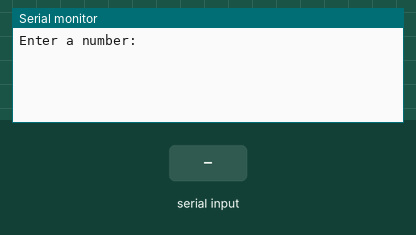
Simulated run of this sketch. Board: Arduino Uno, built with avr-gcc and run on an emulated ATmega328P. On the bench: the last lines printed to the serial monitor. The inputs (shaded band) are chosen by the test bench.

Above: at 1.2 s.
1.3 s: "90,45\n" received over Serial
At 2.1 s:
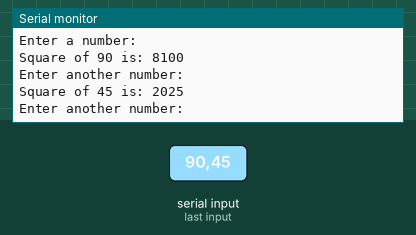
2.8 s: "30,150\n" received over Serial
At 4.6 s:
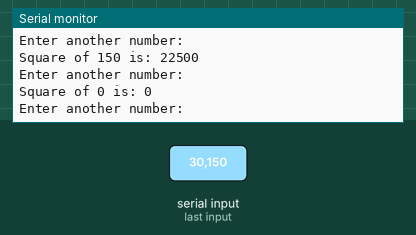
Timing chart, 0 to 6.1 s (numbered marks = the images above; inputs shaded):
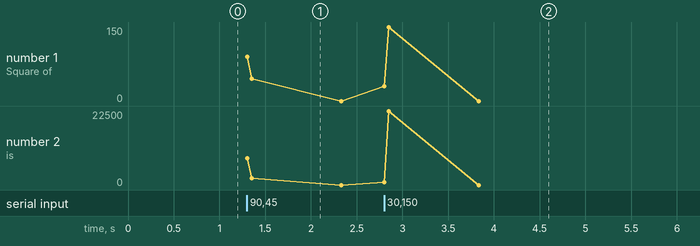

The sketch:

iot_practical_six_.ino
```cpp
int num;

void setup() {
  Serial.begin(9600);              // Start serial communication
  Serial.println("Enter a number:"); // Ask user for input
}

void loop() {
  if (Serial.available() > 0) {     // Check if user entered something
    num = Serial.parseInt();        // Read the number
    int square = num * num;         // Calculate square
    Serial.print("Square of ");
    Serial.print(num);
    Serial.print(" is: ");
    Serial.println(square);
    Serial.println("Enter another number:"); // Ask again
  }
}
```

Measured:
- after the input at 1.3 s, the serial monitor: prints a new line at once (image 1)
- after the input at 2.8 s, the serial monitor: prints a new line at once (image 2)
